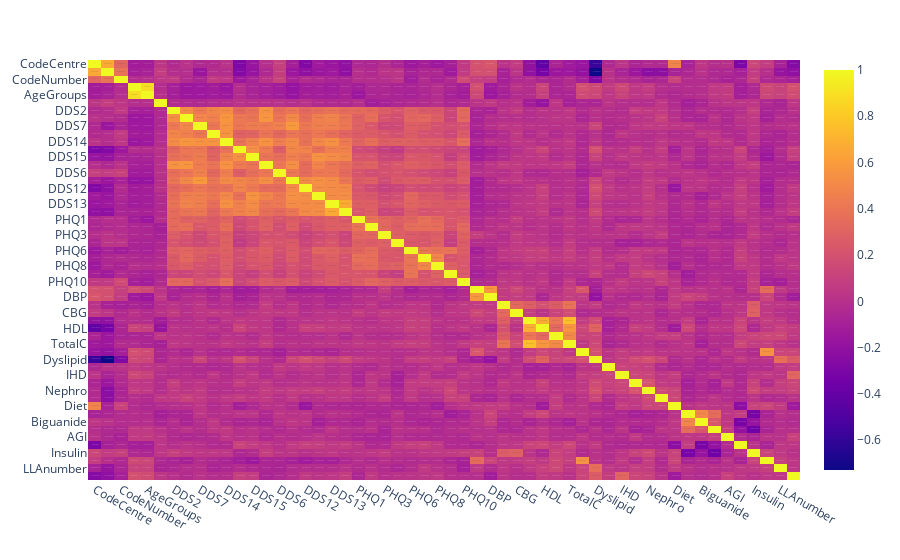

Notebook source saved alongside this figure:
### Code cell
import plotly.express as px

fig = px.imshow(corr, text_auto=True, aspect="auto")
fig.show()

### Figure 1 — Plotly figure (JSON) as saved in the notebook; plotly's stock layout.template omitted (floating-point values rounded to 4 significant figures; data arrays with more than 128 entries replaced by an {"elided": "..."} marker saying what was removed)
{"data": [{"coloraxis": "coloraxis", "hovertemplate": "x: %{x}<br>y: %{y}<br>color: %{z}<extra></extra>", "name": "0", "texttemplate": "%{z}", "type": "heatmap", "x": ["CodeCentre", "Dengkil1", "CodeNumber", "Age", "AgeGroups", "Gender", "DDS2", "DDS4", "DDS7", "DDS10", "DDS14", "DDS5", "DDS15", "DDS3", "DDS6", "DDS8", "DDS12", "DDS16", "DDS13", "DDS17", "PHQ1", "PHQ2", "PHQ3", "PHQ5", "PHQ6", "PHQ7", "PHQ8", "PHQ9", "PHQ10", "SBP", "DBP", "HbA1c", "CBG", "LDL", "HDL", "TG", "TotalC", "HPT", "Dyslipid", "Stroke", "IHD", "Retino", "Nephro", "DFP", "Diet", "OHA", "Biguanide", "Sufonylureas", "AGI", "OHAothers", "Insulin", "AHAnumber", "LLAnumber", "APAnumber"], "xaxis": "x", "y": ["CodeCentre", "Dengkil1", "CodeNumber", "Age", "AgeGroups", "Gender", "DDS2", "DDS4", "DDS7", "DDS10", "DDS14", "DDS5", "DDS15", "DDS3", "DDS6", "DDS8", "DDS12", "DDS16", "DDS13", "DDS17", "PHQ1", "PHQ2", "PHQ3", "PHQ5", "PHQ6", "PHQ7", "PHQ8", "PHQ9", "PHQ10", "SBP", "DBP", "HbA1c", "CBG", "LDL", "HDL", "TG", "TotalC", "HPT", "Dyslipid", "Stroke", "IHD", "Retino", "Nephro", "DFP", "Diet", "OHA", "Biguanide", "Sufonylureas", "AGI", "OHAothers", "Insulin", "AHAnumber", "LLAnumber", "APAnumber"], "yaxis": "y", "z": {"elided": "54x54 float values"}}], "layout": {"coloraxis": {"colorscale": [[0, "#0d0887"], [0.1111, "#46039f"], [0.2222, "#7201a8"], [0.3333, "#9c179e"], [0.4444, "#bd3786"], [0.5556, "#d8576b"], [0.6667, "#ed7953"], [0.7778, "#fb9f3a"], [0.8889, "#fdca26"], [1, "#f0f921"]]}, "margin": {"t": 60}, "xaxis": {"anchor": "y", "domain": [0, 1]}, "yaxis": {"anchor": "x", "autorange": "reversed", "domain": [0, 1]}}}
